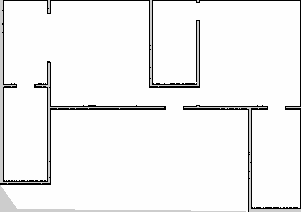
#> input picture SLAM/slam_map.pgm, 301 x 212 px
$ python draw_map.py
#> lines starting #> are read from the running program, lines starting #| are printed output that depends on the picture
import numpy as np
import math
import cv2
import yaml
import matplotlib.pyplot as plt
from shapely.geometry import Point, LineString

class drawMap():
    """
    A class to handle the drawing of a map based on sensor measurements and robot coordinates.

    Attributes:
        image (ndarray): The image of the map loaded from a file.
        origin_x (float): The x-coordinate of the origin of the map.
        origin_y (float): The y-coordinate of the origin of the map.
        resolution (float): The resolution of the map.
        map_height (int): The height of the map in pixels.
        measurements (dict): Sensor measurements and robot poses loaded from a YAML file.

    Methods:
        transform(x_bot, y_bot, angle, ss, bs, fs): Transforms robot's base coordinates and orientation into two points.
        process_measurements(): Processes measurements to compute lines and their pixel coordinates.
        draw_lines_with_custom_length(points, lengths): Draws lines between given points.
        map(tolerance): Groups and processes lines and measurements to draw a map with annotated line lengths.
    """
    def __init__(self, map_img_file_path, map_yaml_file_path, measurements_yaml_file_path):

        self.image = cv2.imread(map_img_file_path, cv2.IMREAD_GRAYSCALE)

        with open(map_yaml_file_path, 'r') as file:
            map_metadata = yaml.safe_load(file)

        self.origin_x = map_metadata["origin"][0]
        self.origin_y = map_metadata["origin"][1]
        self.resolution = map_metadata["resolution"]
        self.map_height, _ = self.image.shape

        with open(measurements_yaml_file_path, 'r') as file1:
            self.measurements = yaml.safe_load(file1)


    def transform(self, x_bot, y_bot, angle, ss, bs, fs):
        """
        Transforms robot's base coordinates and orientation into two points based on sensor measurements.

        Returns:
        - tuple: Coordinates of two points (x1, y1, x2, y2).
        """
        x_robot = x_bot
        y_robot = y_bot
        theta_robot = np.radians(angle)

        x1 = round(x_robot + bs * math.cos(theta_robot) - ss * math.sin(theta_robot), 2)
        y1 = round(y_robot + bs * math.sin(theta_robot) + ss * math.cos(theta_robot), 2)

        x2 = round(x_robot + fs * math.cos(theta_robot) - ss * math.sin(theta_robot), 2)
        y2 = round(y_robot + fs * math.sin(theta_robot) + ss * math.cos(theta_robot), 2)

        return x1, y1, x2, y2


    def process_measurements(self):
        """
        Processes measurements to compute lines and their pixel coordinates.

        Returns:
        - tuple: Lists of lines and lengths.
        """
        self.lines = []
        self.lines_px = []
        self.lengths = []

        for measure in self.measurements:
            if not measure:
                continue
            else:
                fs = measure["x1"]
                bs = measure["x2"]
                ss = measure["y1"]
                x = measure["robot_pose"]["x"]
                y = measure["robot_pose"]["y"]
                angle = measure["robot_pose"]["z"]

                x1, y1, x2, y2 = self.transform(x, y, angle, ss, bs, fs)
                # x1_px, y1_px, x2_px, y2_px = get_img_coords(x1, y1, x2, y2)
                length = fs - bs

                if all(not(math.isinf(x) or math.isnan(x)) for x in [x1, y1, x2, y2]):
                    self.lines.append(((x1, y1), (x2, y2)))
                    # lines_px.append(((x1_px, y1_px), (x2_px, y2_px)))
                    self.lengths.append(length)

        return self.lines, self.lengths


    def draw_lines(self, filtered_points):
        """
        Draws lines between given points.

        Parameters:
        - filtered_points: List of tuples, where each tuple contains two points ((x1, y1), (x2, y2))
        """
        plt.figure()

        # Plotting the filtered points and their lines
        for i, ((x1, y1), (x2, y2)) in enumerate(filtered_points):
            plt.plot([x1, x2], [y1, y2], 'k-', linewidth=1.5)  # Line between points
            plt.scatter([x1, x2], [y1, y2], color='b')  # Points

        # Setting the aspect of the plot to be equal
        plt.gca().set_aspect('equal', adjustable='box')

        # Adding grid
        plt.grid(True)

        # Showing the plot
        plt.show()

    def filter_duplicate_lines(self, lines, tolerance=0.2):
        unique_lines = []

        for line in lines:
            x1, y1 = line[0]
            x2, y2 = line[1]

            is_duplicate = False
            for unique_line in unique_lines:
                ux1, uy1 = unique_line[0]
                ux2, uy2 = unique_line[1]

                if (
                    (abs(x1 - ux1) <= tolerance and abs(y1 - uy1) <= tolerance and
                    abs(x2 - ux2) <= tolerance and abs(y2 - uy2) <= tolerance) or
                    (abs(x1 - ux2) <= tolerance and abs(y1 - uy2) <= tolerance and
                    abs(x2 - ux1) <= tolerance and abs(y2 - uy1) <= tolerance)
                ):
                    is_duplicate = True
                    break

            if not is_duplicate:
                unique_lines.append(line)

        return unique_lines

    def filter_sub_lines(self, lines, tolerance=0.2):
        def normalize_line(line):
            p1, p2 = sorted(line)
            return p1, p2

        def is_sub_line(small, large, tol):
            (sx1, sy1), (sx2, sy2) = small
            (lx1, ly1), (lx2, ly2) = large

            return (
                min(lx1, lx2) - tol <= sx1 <= max(lx1, lx2) + tol and
                min(ly1, ly2) - tol <= sy1 <= max(ly1, ly2) + tol and
                min(lx1, lx2) - tol <= sx2 <= max(lx1, lx2) + tol and
                min(ly1, ly2) - tol <= sy2 <= max(ly1, ly2) + tol
            )

        normalized_lines = [normalize_line(line) for line in lines]
        filtered_lines = []

        for i, line in enumerate(normalized_lines):
            is_subset = False
            for j, other_line in enumerate(normalized_lines):
                if i != j and is_sub_line(line, other_line, tolerance):
                    is_subset = True
                    break

            if not is_subset:
                filtered_lines.append(line)

        return filtered_lines

    def map(self):
        """
        Main mapping function that processes measurements and draws the map.

        Returns:
        - list of lists of tuples: Final processed lines ready for display or further processing.
        """

        lines, _ = self.process_measurements()
        unique_lines = self.filter_duplicate_lines(lines)
        unique_lines_without_sublines = self.filter_sub_lines(unique_lines)
        self.draw_lines(unique_lines_without_sublines)

        return lines


def main():

    mapper = drawMap(map_img_file_path="SLAM/slam_map.pgm",
                     map_yaml_file_path="SLAM/slam_map.yaml",
                     measurements_yaml_file_path="measurements.yaml")
#> in __init__, self.image is the input picture: shape (212, 301); min 0, max 254, mean 241.6

    lines = mapper.map()
#> in draw_lines, `plt.show()`:
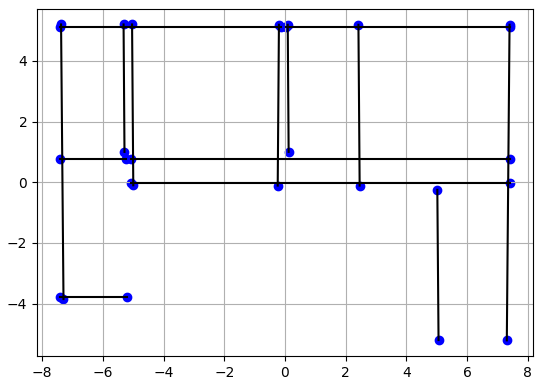
#> figure drawn by matplotlib, 1 panel


if __name__ == "__main__":
    main()
